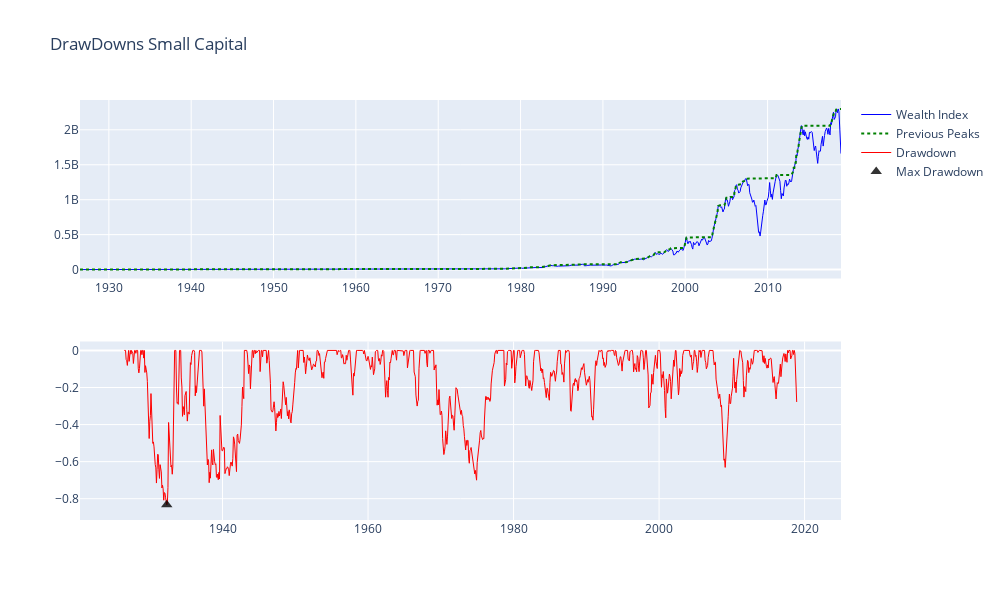

Source (notebook cell):
### Markdown cell above
### Visualización completa

### Code cell
erk.plot_drawdowns(df_drawdowns_sc, title='DrawDowns Small Capital')

### Figure 1 — Plotly figure (JSON) as saved in the notebook; plotly's stock layout.template omitted (floating-point values rounded to 4 significant figures; data arrays with more than 128 entries replaced by an {"elided": "..."} marker saying what was removed)
{"data": [{"hovertemplate": "%{y:.5f}", "line": {"color": "blue", "width": 1}, "mode": "lines", "name": "Wealth Index", "type": "scatter", "x": {"elided": "1110 str values"}, "xaxis": "x", "y": {"elided": "1110 float values"}, "yaxis": "y"}, {"hovertemplate": "%{y:.5f}", "line": {"color": "green", "dash": "dot", "width": 2}, "mode": "lines", "name": "Previous Peaks", "type": "scatter", "x": {"elided": "1110 str values"}, "xaxis": "x", "y": {"elided": "1110 float values"}, "yaxis": "y"}, {"hovertemplate": "%{y:.5f}", "line": {"color": "red", "width": 1}, "mode": "lines", "name": "Drawdown", "type": "scatter", "x": {"elided": "1110 str values"}, "xaxis": "x2", "y": {"elided": "1110 float values"}, "yaxis": "y2"}, {"hovertemplate": "%{y:.5f}", "marker": {"color": "black", "opacity": 0.8, "size": 10, "symbol": "triangle-up"}, "mode": "markers", "name": "Max Drawdown", "type": "scatter", "x": {"elided": "1110 str values"}, "xaxis": "x2", "y": {"elided": "1110 float values"}, "yaxis": "y2"}], "layout": {"height": 600, "hoverdistance": 200, "hovermode": "x unified", "spikedistance": 200, "title": {"text": "DrawDowns Small Capital"}, "transition": {"duration": 500}, "width": 1000, "xaxis": {"anchor": "y", "domain": [0, 1], "showspikes": true, "spikecolor": "#999999", "spikemode": "across", "spikethickness": 2}, "xaxis2": {"anchor": "y2", "domain": [0, 1], "showspikes": true, "spikecolor": "#999999", "spikemode": "across", "spikethickness": 2}, "yaxis": {"anchor": "x", "domain": [0.575, 1], "tickprefix": ""}, "yaxis2": {"anchor": "x2", "domain": [0, 0.425], "tickprefix": ""}}}
